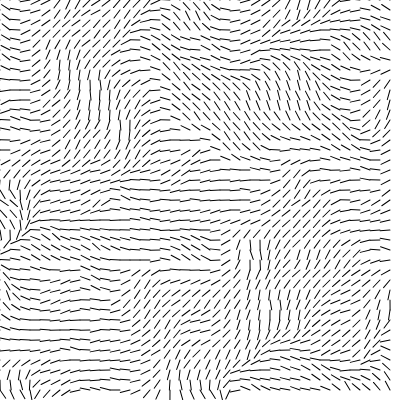
Frame 1 (no input)
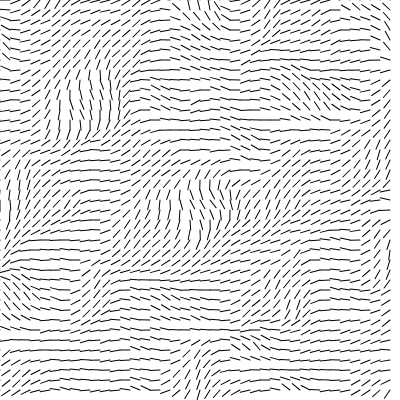
Frame 60 (no input)
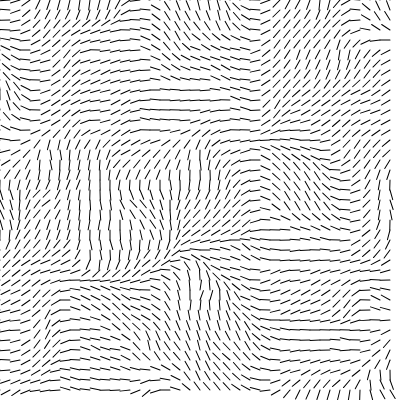
Frame 120 (the mouse pressed at the canvas centre since frame 60)

The p5.js sketch that drew these frames (run headless with seeded random() and noise() and a simulated clock; from frame 60 on, the mouse is pressed at the canvas centre):

// p5.js sketch
// ── sketch.js
/*
add a speed slider
gradient and a rotate gradient
stroke thickness

*/


let inc = 0.1;
var scl = 10;
var cols,rows;
var zoff=0;
let bgColor, vectColor;
let strThick;
function setup() {
  createCanvas(400, 400);
  cols = floor(width/scl);
  rows=floor(height/scl)
  bgColor=createColorPicker("#ffffff")
  bgColor.position(0,height+5)
  vectColor=createColorPicker("#000000")
  vectColor.position(50,height+5)
  strThick=createSlider(1,5,1,0.1)
  strThick.position(0,height+40)
}

function draw() {
  background(bgColor.color())
  let yoff = 0;
  for (let y = 0; y < rows; y++) {
    let xoff = 0;
    for (let x = 0; x < cols; x++) {
      let index = (x + y * width) * 4;
      let angle = noise(xoff, yoff,zoff) * TWO_PI;
      var v=p5.Vector.fromAngle(angle)
      xoff += inc;
      stroke(vectColor.color());
      strokeWeight(strThick.value())
      push();
      translate(x*scl,y*scl)
      rotate(v.heading());
      line(0,0,scl,0)
      pop();
      // rect(x*scl,y*scl,scl,scl)
    }
    yoff += inc;
    zoff +=0.0002
  }

}
